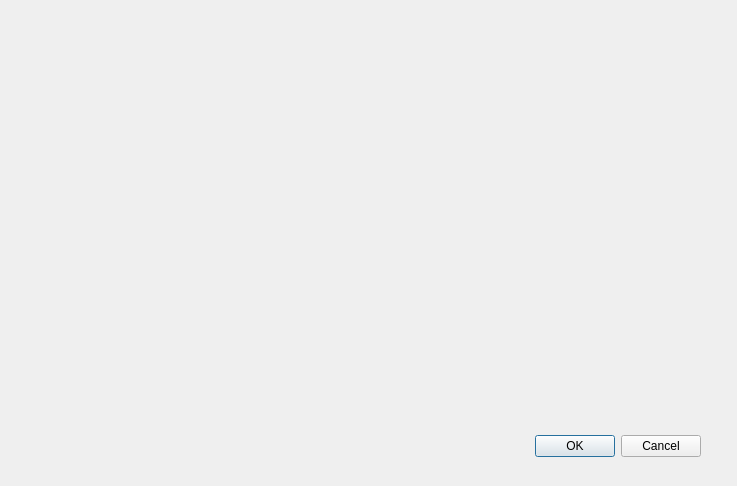
<?xml version="1.0" encoding="UTF-8"?>
<ui version="4.0">
 <class>Dialog</class>
 <widget class="QDialog" name="Dialog">
  <property name="geometry">
   <rect>
    <x>0</x>
    <y>0</y>
    <width>737</width>
    <height>486</height>
   </rect>
  </property>
  <property name="windowTitle">
   <string>Dialog</string>
  </property>
  <widget class="QDialogButtonBox" name="buttonBox">
   <property name="geometry">
    <rect>
     <x>360</x>
     <y>430</y>
     <width>341</width>
     <height>32</height>
    </rect>
   </property>
   <property name="orientation">
    <enum>Qt::Horizontal</enum>
   </property>
   <property name="standardButtons">
    <set>QDialogButtonBox::Cancel|QDialogButtonBox::Ok</set>
   </property>
  </widget>
 </widget>
 <resources/>
 <connections>
  <connection>
   <sender>buttonBox</sender>
   <signal>accepted()</signal>
   <receiver>Dialog</receiver>
   <slot>accept()</slot>
   <hints>
    <hint type="sourcelabel">
     <x>248</x>
     <y>254</y>
    </hint>
    <hint type="destinationlabel">
     <x>157</x>
     <y>274</y>
    </hint>
   </hints>
  </connection>
  <connection>
   <sender>buttonBox</sender>
   <signal>rejected()</signal>
   <receiver>Dialog</receiver>
   <slot>reject()</slot>
   <hints>
    <hint type="sourcelabel">
     <x>316</x>
     <y>260</y>
    </hint>
    <hint type="destinationlabel">
     <x>286</x>
     <y>274</y>
    </hint>
   </hints>
  </connection>
 </connections>
</ui>
